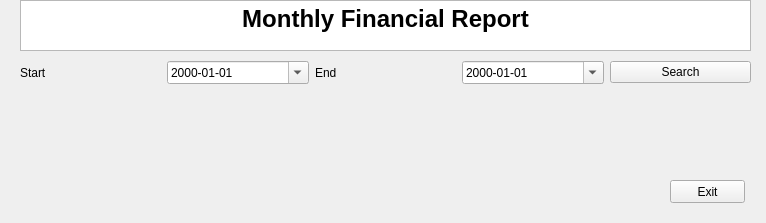
<?xml version="1.0" encoding="UTF-8"?>
<ui version="4.0">
 <class>reportui</class>
 <widget class="QWidget" name="reportui">
  <property name="geometry">
   <rect>
    <x>0</x>
    <y>0</y>
    <width>766</width>
    <height>223</height>
   </rect>
  </property>
  <property name="windowTitle">
   <string>Form</string>
  </property>
  <widget class="QTextBrowser" name="textBrowser">
   <property name="geometry">
    <rect>
     <x>20</x>
     <y>0</y>
     <width>731</width>
     <height>51</height>
    </rect>
   </property>
   <property name="html">
    <string>&lt;!DOCTYPE HTML PUBLIC &quot;-//W3C//DTD HTML 4.0//EN&quot; &quot;http://www.w3.org/TR/REC-html40/strict.dtd&quot;&gt;
&lt;html&gt;&lt;head&gt;&lt;meta name=&quot;qrichtext&quot; content=&quot;1&quot; /&gt;&lt;style type=&quot;text/css&quot;&gt;
p, li { white-space: pre-wrap; }
&lt;/style&gt;&lt;/head&gt;&lt;body style=&quot; font-family:'PMingLiU'; font-size:9pt; font-weight:400; font-style:normal;&quot;&gt;
&lt;p align=&quot;center&quot; style=&quot; margin-top:0px; margin-bottom:0px; margin-left:0px; margin-right:0px; -qt-block-indent:0; text-indent:0px;&quot;&gt;&lt;span style=&quot; font-family:'Roboto','RobotoDraft','Helvetica','Arial','sans-serif'; font-size:18pt; font-weight:600; color:#000000; background-color:#ffffff;&quot;&gt;Monthly Financial Report&lt;/span&gt;&lt;/p&gt;&lt;/body&gt;&lt;/html&gt;</string>
   </property>
  </widget>
  <widget class="QWidget" name="layoutWidget">
   <property name="geometry">
    <rect>
     <x>20</x>
     <y>60</y>
     <width>731</width>
     <height>25</height>
    </rect>
   </property>
   <layout class="QHBoxLayout" name="horizontalLayout">
    <item>
     <widget class="QLabel" name="label">
      <property name="text">
       <string>Start</string>
      </property>
     </widget>
    </item>
    <item>
     <widget class="QDateEdit" name="start_ed">
      <property name="displayFormat">
       <string>yyyy-MM-dd</string>
      </property>
      <property name="calendarPopup">
       <bool>true</bool>
      </property>
     </widget>
    </item>
    <item>
     <widget class="QLabel" name="label_2">
      <property name="text">
       <string>End</string>
      </property>
     </widget>
    </item>
    <item>
     <widget class="QDateEdit" name="end_ed">
      <property name="displayFormat">
       <string>yyyy-MM-dd</string>
      </property>
      <property name="calendarPopup">
       <bool>true</bool>
      </property>
     </widget>
    </item>
    <item>
     <widget class="QPushButton" name="Search_bu">
      <property name="text">
       <string>Search</string>
      </property>
     </widget>
    </item>
   </layout>
  </widget>
  <widget class="QPushButton" name="exit_bu">
   <property name="geometry">
    <rect>
     <x>670</x>
     <y>180</y>
     <width>75</width>
     <height>23</height>
    </rect>
   </property>
   <property name="text">
    <string>Exit</string>
   </property>
  </widget>
 </widget>
 <resources/>
 <connections>
  <connection>
   <sender>exit_bu</sender>
   <signal>clicked()</signal>
   <receiver>reportui</receiver>
   <slot>close()</slot>
   <hints>
    <hint type="sourcelabel">
     <x>1043</x>
     <y>702</y>
    </hint>
    <hint type="destinationlabel">
     <x>1105</x>
     <y>718</y>
    </hint>
   </hints>
  </connection>
 </connections>
</ui>
